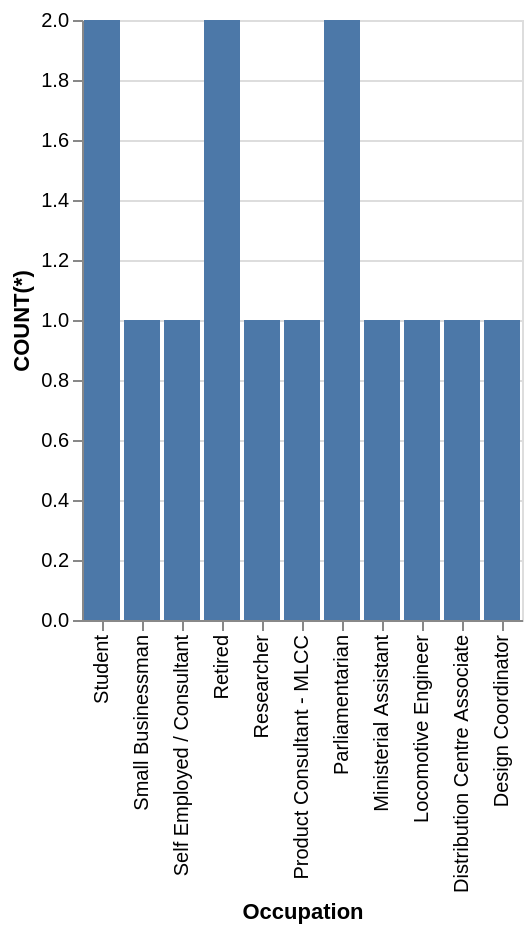

Vega-Lite specification stored for this chart:
### Vega-Lite specification from a JSON file in a GitHub repository (floating-point values rounded to 4 significant figures)
{"data": {"values": [{"x_data": "Student", "y_data": 2}, {"x_data": "Small Businessman", "y_data": 1}, {"x_data": "Self Employed / Consultant", "y_data": 1}, {"x_data": "Retired", "y_data": 2}, {"x_data": "Researcher", "y_data": 1}, {"x_data": "Product Consultant - MLCC", "y_data": 1}, {"x_data": "Parliamentarian", "y_data": 2}, {"x_data": "Ministerial Assistant", "y_data": 1}, {"x_data": "Locomotive Engineer", "y_data": 1}, {"x_data": "Distribution Centre Associate", "y_data": 1}, {"x_data": "Design Coordinator", "y_data": 1}]}, "mark": "bar", "encoding": {"x": {"field": "x_data", "type": "nominal", "title": "Occupation", "sort": "descending"}, "y": {"field": "y_data", "type": "quantitative", "title": "COUNT(*)"}}}
